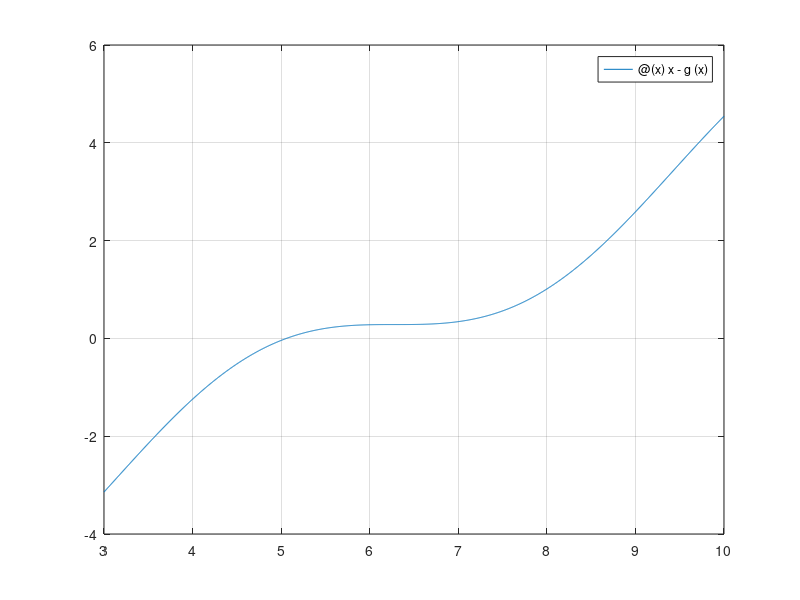

MATLAB code to generate this figure:
clear
g=@(x)sin(x)+6;
fplot(@(x)x-g(x), [3,10])
grid on
eta=1e-4;
x=0;
xvana=1; %fiktiivne
while abs(x-xvana)/abs(x)>=eta
    xvana=x;
    x=g(x);
end
x